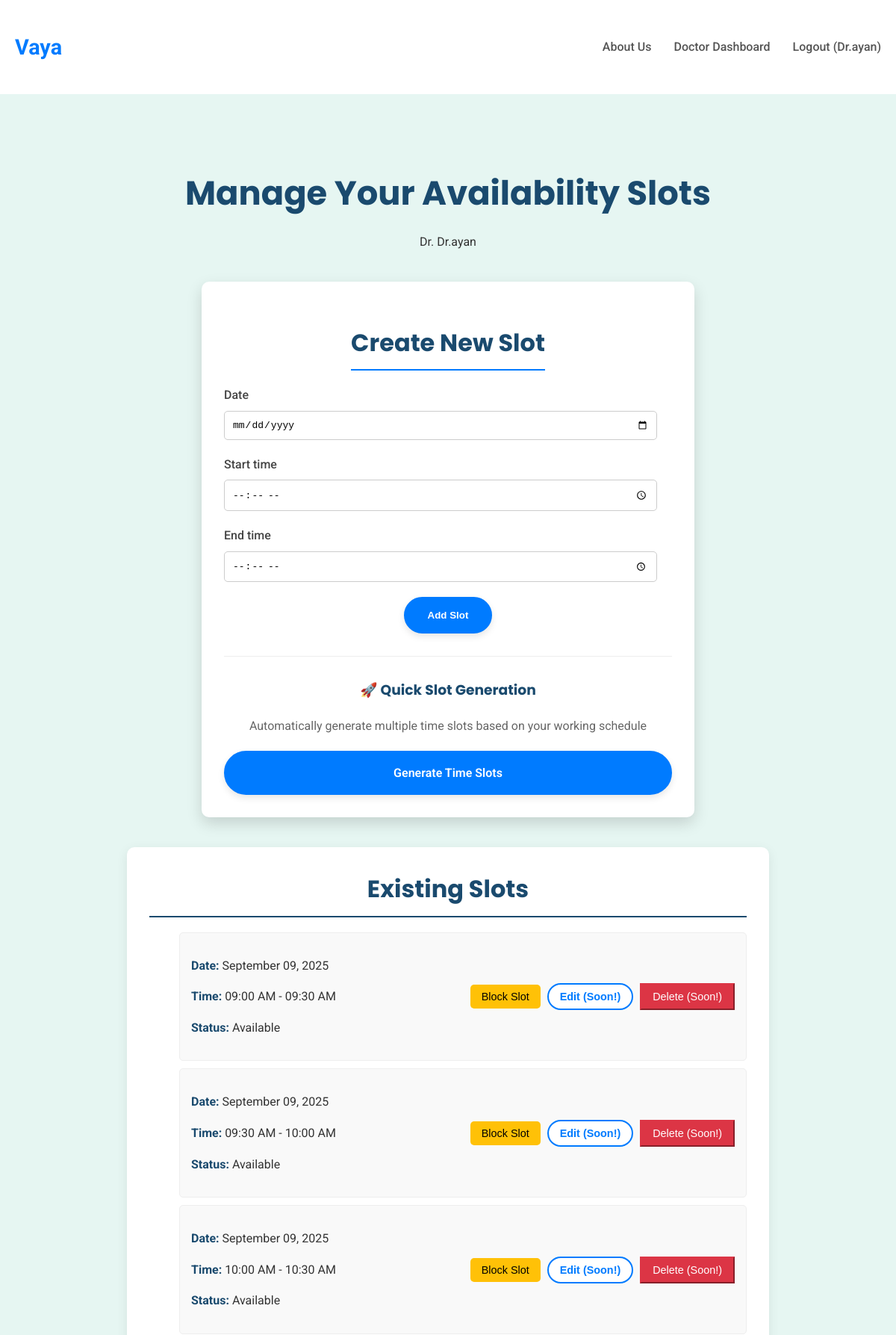
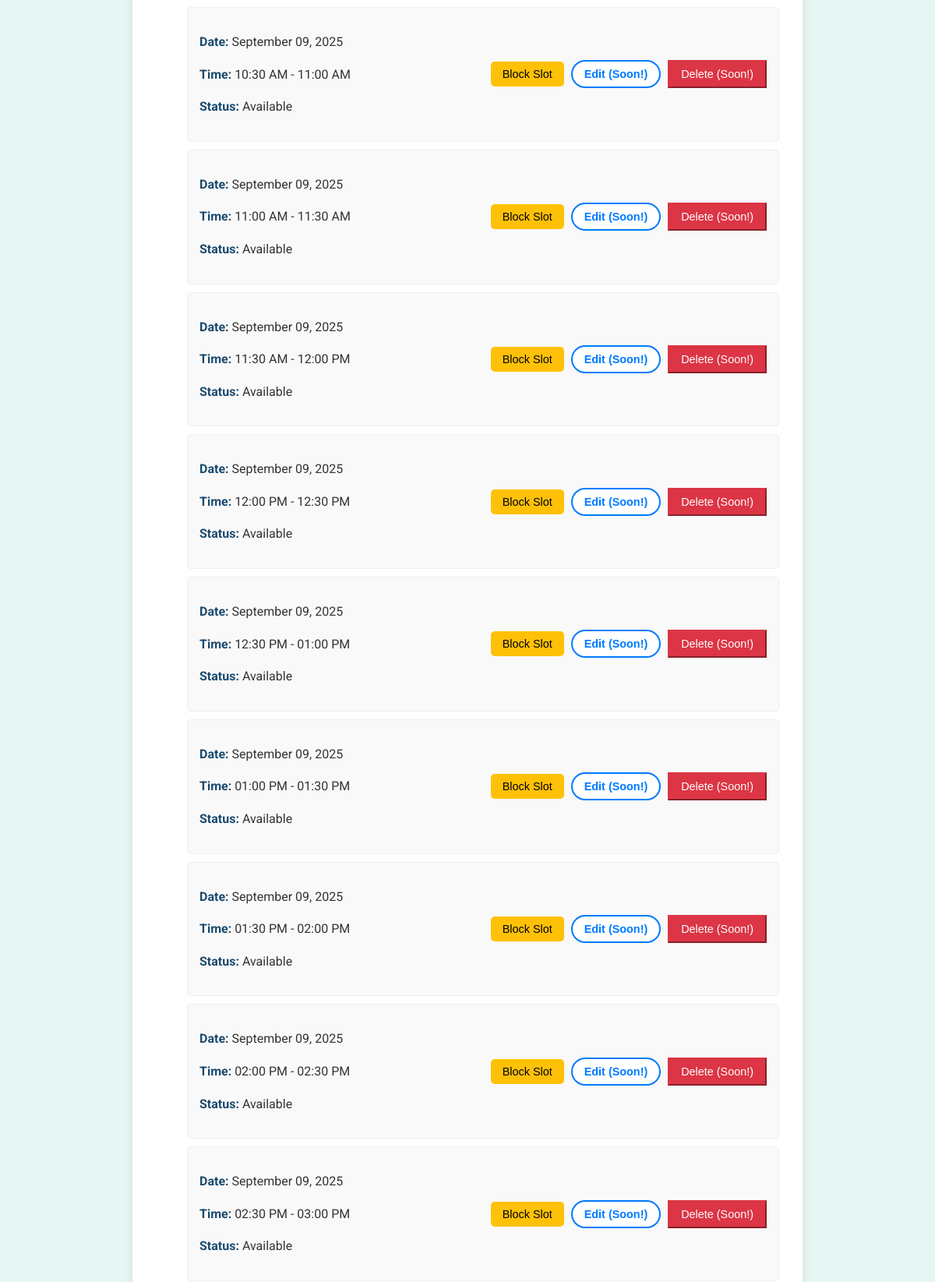
The app's page /doctors/slots/manage/ (signed in, upper part) with its own data (2 pictures, top to bottom).
### users/models.py (models this page shows, shortened)
class CustomUser(AbstractUser):
    phone_number = models.CharField(max_length=15, unique=True, blank=True, null=True)
    date_of_birth = models.DateField(blank=True, null=True)
    GENDER_CHOICES = [
        ('M', 'Male'),
        ('F', 'Female'),
        ('O', 'Other'),
        ('P', 'Prefer not to say'),
    ]
    gender = models.CharField(max_length=1, choices=GENDER_CHOICES, blank=True, null=True)
    groups = models.ManyToManyField(
        "auth.Group",
        verbose_name="groups",
        blank=True,
        help_text="The groups this user belongs to. A user will get all permissions granted to each of their groups.",
        related_name="customuser_set",
        related_query_name="customuser",
    )
    user_permissions = models.ManyToManyField(
        "auth.Permission",
        verbose_name="user permissions",
        blank=True,
        help_text="Specific permissions for this user.",
        related_name="customuser_set",
        related_query_name="customuser",
    )

### doctors/models.py (models this page shows, shortened)
class Doctor(models.Model):
    user = models.OneToOneField(settings.AUTH_USER_MODEL, on_delete=models.CASCADE, related_name='doctor_login_profile', null=True, blank=True)
    clinic_name = models.CharField(max_length=200)
    clinic_address = models.TextField()
    full_name = models.CharField(max_length=255)
    contact_email = models.EmailField(unique=True, default='')
    contact_phone = models.CharField(max_length=15, unique=True)
    qualifications = models.TextField(blank=True, null=True)
    specialties = models.ManyToManyField(Specialty, related_name='doctors')
    is_approved = models.BooleanField(default=False)
    created_at = models.DateTimeField(auto_now_add=True)
    DAYS_OF_WEEK_CHOICES = (
        ('Monday', 'Monday'),
        ('Tuesday', 'Tuesday'),
        ('Wednesday', 'Wednesday'),
        ('Thursday', 'Thursday'),
        ('Friday', 'Friday'),
        ('Saturday', 'Saturday'),
        ('Sunday', 'Sunday'),
    )
    working_days = models.CharField(max_length=100, blank=True, null=True, help_text="Comma-separated list of working days (e.g., Monday,Tuesday,Friday)")
    start_time = models.TimeField(blank=True, null=True)
    end_time = models.TimeField(blank=True, null=True)

class DoctorSlot(models.Model):
    doctor = models.ForeignKey(Doctor, on_delete=models.CASCADE, related_name='slots')
    date = models.DateField()
    start_time = models.TimeField()
    end_time = models.TimeField()
    is_available = models.BooleanField(default=True)
    class Meta:
        unique_together = ('doctor', 'date', 'start_time', 'end_time')
        ordering = ['date', 'start_time']

### doctors/views.py (the view)
# urls.py: path('slots/manage/', views.doctor_slot_management, name='doctor_slot_management'),
@login_required
@user_passes_test(is_doctor)
def doctor_slot_management(request):
    doctor = get_object_or_404(Doctor, user=request.user)
    if request.method == 'POST':
        form = DoctorSlotForm(request.POST)
        if form.is_valid():
            slot = form.save(commit=False)
            slot.doctor = doctor
            slot.is_available = True
            slot.save()
            messages.success(request, "Time slot added successfully!")
            return redirect('doctor_slot_management')
    else:
        form = DoctorSlotForm()
    existing_slots = DoctorSlot.objects.filter(
        doctor=doctor,
        date__gte=timezone.now().date()
    ).order_by('date', 'start_time')
    context = {
        'form': form,
        'doctor': doctor,
        'existing_slots': existing_slots,
    }
    return render(request, 'doctors/doctor_slot_management.html', context)

### doctors/forms.py
class DoctorSlotForm(forms.ModelForm):
    class Meta:
        model = DoctorSlot
        fields = ['date', 'start_time', 'end_time']
        widgets = {
            'date': forms.DateInput(attrs={'type': 'date'}),
            'start_time': forms.TimeInput(attrs={'type': 'time'}),
            'end_time': forms.TimeInput(attrs={'type': 'time'}),
        }

### doctors/views.py (called while the page is built)
def is_doctor(user):
    return user.is_authenticated and hasattr(user, 'doctor_login_profile') and user.doctor_login_profile.is_approved

### templates/doctors/doctor_slot_management.html (shortened to what this page needs)
{% extends 'base.html' %}
{% block content %}
    <section class="slot-management-section">
        <div class="container">
            <div class="slot-management-header">
                <h1>Manage Your Availability Slots</h1>
                <p>Dr. {{ doctor.full_name }}</p>
            </div>
            <div class="slot-form-card">
                <h2>Create New Slot</h2>
                <form method="post">
                    {% for field in form %}
                        <div class="form-group">
                            <label for="{{ field.id_for_label }}">{{ field.label }}</label>
                            {{ field }}
                        </div>
                    {% endfor %}
                    <button type="submit" class="btn-primary">Add Slot</button>
                </form>
                <hr style="margin: 30px 0; border: 0; border-top: 1px solid #eee;">
                <h3 style="text-align: center; margin-bottom: 20px;">🚀 Quick Slot Generation</h3>
                <p style="text-align: center; margin-bottom: 20px; color: #666;">Automatically generate multiple time slots based on your working schedule</p>
                <a href="{% url 'doctor_generate_slots' %}" class="btn-primary" style="display: block; text-align: center;">Generate Time Slots</a>
            </div>
            <div class="existing-slots-list">
                <h2>Existing Slots</h2>
                {% if existing_slots %}
                    <ul class="slot-list">
                        {% for slot in existing_slots %}
                            <li class="slot-item {% if not slot.is_available %}unavailable{% endif %}">
                                <div class="slot-details">
                                    <p><strong>Date:</strong> {{ slot.date|date:"F d, Y" }}</p>
                                    <p><strong>Time:</strong> {{ slot.start_time|time:"h:i A" }} - {{ slot.end_time|time:"h:i A" }}</p>
                                    <p><strong>Status:</strong> {% if slot.is_available %}Available{% else %}Blocked{% endif %}</p>
                                </div>
                                <div class="slot-actions">
                                    <form action="{% url 'toggle_slot_availability' slot.id %}" method="post" style="display: inline-block;">
                                        {% if slot.is_available %}
                                            <button type="submit" class="btn-warning" style="padding: 8px 15px; font-size: 0.9em; background-color: #ffc107; color: #000; border: none; border-radius: 5px; cursor: pointer;">Block Slot</button>
                                        {% else %}
                                            <button type="submit" class="btn-success" style="padding: 8px 15px; font-size: 0.9em; background-color: #28a745; color: #fff; border: none; border-radius: 5px; cursor: pointer;">Unblock Slot</button>
                                        {% endif %}
                                    </form>
                                    <button class="btn-secondary" style="padding: 8px 15px; font-size: 0.9em; margin-left: 5px;">Edit (Soon!)</button>
                                    <button class="btn-danger" style="padding: 8px 15px; font-size: 0.9em; margin-left: 5px;">Delete (Soon!)</button>
                                </div>
                            </li>
                        {% endfor %}
                    </ul>
                {% else %}
                    <p class="no-slots">No slots defined yet. Use the form above to add your first slot!</p>
                {% endif %}
            </div>
        </div>
    </section>
{% endblock %}

### templates/base.html (shortened to what this page needs)
<!DOCTYPE html>
<html lang="en">
<head>
</head>
<body>
    <header>
        <div class="container navbar">
            <a href="{% url 'landing_page' %}" class="logo">Vaya</a>
            <nav>
                <ul class="nav-links">
                    <li><a href="{% url 'about_us' %}">About Us</a></li>
                    {% if user.is_authenticated %}
                        {% if user.doctor_login_profile and user.doctor_login_profile.is_approved %}
                            <li><a href="{% url 'doctor_dashboard' %}">Doctor Dashboard</a></li>
                        {% elif user.doctor_login_profile and not user.doctor_login_profile.is_approved %}
                            <li><a href="{% url 'landing_page' %}">Profile Pending</a></li>
                        {% else %}
                            <li><a href="{% url 'patient_dashboard' %}">Patient Dashboard</a></li>
                            <li><a href="{% url 'symptom_checker' %}">AI Assistant</a></li>
                        {% endif %}
                        <li><a href="{% url 'logout' %}">Logout ({{ user.username }})</a></li>
                    {% else %}
                        <li><a href="{% url 'register_clinic' %}">For Doctors</a></li>
                        <li><a href="{% url 'login' %}">Login</a></li>
                    {% endif %}
                </ul>
            </nav>
        </div>
    </header>
    {% block content %}{% endblock %}
</body>
</html>

### templates/base.html (style rules this page uses)
body { margin: 0; font-family: 'Roboto', sans-serif; line-height: 1.6; color: #333; background-color: #f8fcfb; display: flex; flex-direction: column; min-height: 100vh; }
h1, h2, h3 { font-family: 'Poppins', sans-serif; color: #1a4a6e; }
.container { max-width: 1200px; margin: 0 auto; padding: 20px; }
header { background-color: #fff; padding: 20px 0; box-shadow: 0 2px 4px rgba(0,0,0,0.05); }
.navbar { display: flex; justify-content: space-between; align-items: center; }
.logo { font-size: 1.8em; font-weight: 700; color: #007bff; text-decoration: none; }
.nav-links { list-style: none; margin: 0; padding: 0; display: flex; }
.nav-links li { margin-left: 30px; }
.nav-links a { text-decoration: none; color: #555; font-weight: 500; transition: color 0.3s ease; }
.btn-primary { background-color: #007bff; color: #fff; border: 2px solid #007bff; display: inline-block; padding: 15px 30px; border-radius: 50px; text-decoration: none; font-weight: 600; transition: background-color 0.3s ease, color 0.3s ease, transform 0.2s ease; box-shadow: 0 4px 10px rgba(0,0,0,0.1); }
.btn-secondary { background-color: #fff; color: #007bff; border: 2px solid #007bff; display: inline-block; padding: 15px 30px; border-radius: 50px; text-decoration: none; font-weight: 600; transition: background-color 0.3s ease, color 0.3s ease, transform 0.2s ease; box-shadow: 0 4px 10px rgba(0,0,0,0.1); }
.btn-danger { background-color: #dc3545; color: white; border-color: #dc3545; }
.form-group { margin-bottom: 20px; text-align: left; }
.form-group label { display: block; margin-bottom: 8px; font-weight: 500; color: #444; }
.form-group input[type="text"], .form-group input[type="email"], .form-group input[type="tel"], .form-group input[type="password"], .form-group input[type="date"], .form-group input[type="time"], .form-group textarea, .form-group select { width: calc(100% - 20px); padding: 10px; border: 1px solid #ccc; border-radius: 5px; font-size: 1em; box-sizing: border-box; }

### templates/doctors/doctor_slot_management.html (style rules this page uses)
.slot-management-section { flex-grow: 1; padding: 40px 0; background-color: #e6f6f2; }
.slot-management-header { text-align: center; margin-bottom: 40px; }
.slot-management-header h1 { font-size: 2.8em; margin-bottom: 10px; }
.slot-form-card { background-color: #fff; padding: 30px; border-radius: 10px; box-shadow: 0 8px 20px rgba(0,0,0,0.15); max-width: 600px; margin: 0 auto 40px auto; text-align: center; }
.slot-form-card h2 { font-size: 2em; margin-bottom: 20px; border-bottom: 2px solid #007bff; padding-bottom: 10px; display: inline-block; }
.existing-slots-list { background-color: #fff; padding: 30px; border-radius: 10px; box-shadow: 0 4px 15px rgba(0,0,0,0.08); max-width: 800px; margin: 0 auto; }
.existing-slots-list h2 { font-size: 2em; margin-top: 0; margin-bottom: 20px; border-bottom: 2px solid #1a4a6e; padding-bottom: 10px; text-align: center; }
.slot-item { background-color: #f9f9f9; border: 1px solid #eee; padding: 15px; margin-bottom: 10px; border-radius: 5px; display: flex; justify-content: space-between; align-items: center; flex-wrap: wrap; }
.slot-details strong { color: #1a4a6e; }
.slot-actions { margin-left: 15px; white-space: nowrap; }
.slot-actions button { padding: 8px 15px; font-size: 0.9em; margin-left: 5px; box-shadow: none; }

### records on screen
CustomUser: username "Dr.ayan"
Doctor: full_name "Dr.ayan"
DoctorSlot: date "September 09, 2025", start_time "09:00 AM", end_time "09:30 AM", is_available "Available"
DoctorSlot: date "September 09, 2025", start_time "09:30 AM", end_time "10:00 AM", is_available "Available"
DoctorSlot: date "September 09, 2025", start_time "10:00 AM", end_time "10:30 AM", is_available "Available"
DoctorSlot: date "September 09, 2025", start_time "10:30 AM", end_time "11:00 AM", is_available "Available"
DoctorSlot: date "September 09, 2025", start_time "11:00 AM", end_time "11:30 AM", is_available "Available"
DoctorSlot: date "September 09, 2025", start_time "11:30 AM", end_time "12:00 PM", is_available "Available"
DoctorSlot: date "September 09, 2025", start_time "12:00 PM", end_time "12:30 PM", is_available "Available"
DoctorSlot: date "September 09, 2025", start_time "12:30 PM", end_time "01:00 PM", is_available "Available"
DoctorSlot: date "September 09, 2025", start_time "01:00 PM", end_time "01:30 PM", is_available "Available"
DoctorSlot: date "September 09, 2025", start_time "01:30 PM", end_time "02:00 PM", is_available "Available"
DoctorSlot: date "September 09, 2025", start_time "02:00 PM", end_time "02:30 PM", is_available "Available"
DoctorSlot: date "September 09, 2025", start_time "02:30 PM", end_time "03:00 PM", is_available "Available"

### other values on screen
{{ field.label }} "Date" "Start time" "End time"
